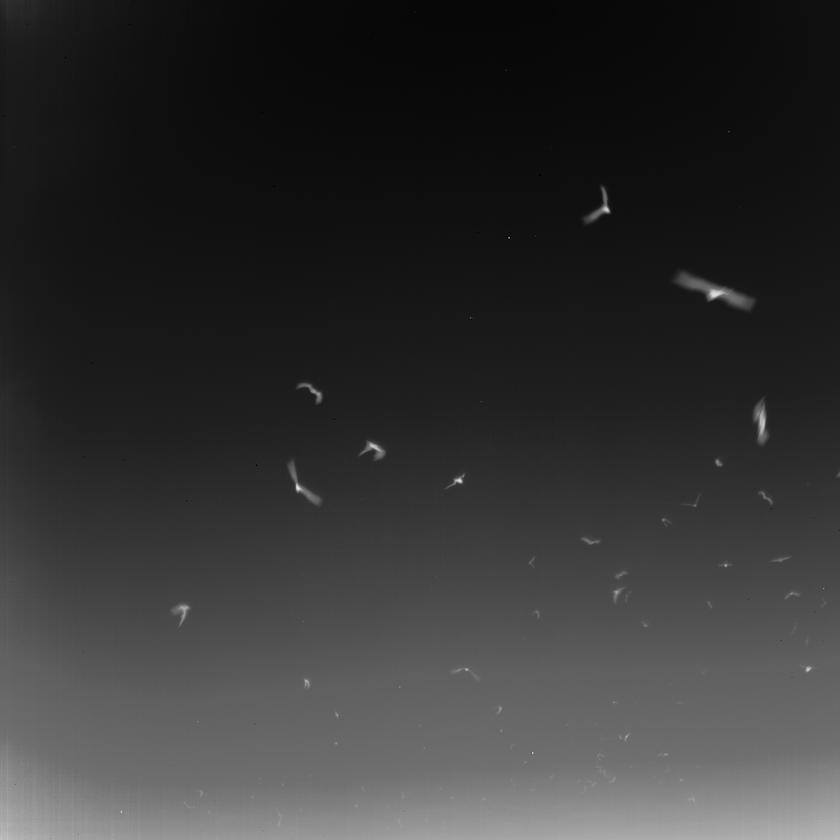
#> input picture Labs/Lab 4/bat.png, 840 x 840 px, shrunk from 1024 x 1024 before the run
$ jupyter execute lab5-solution.ipynb   (older library calls are emulated)
#> lines starting #> are read from the running program, lines starting #| are printed output that depends on the picture; after the words box and inside, x2 and y2 are one past the last pixel; in counts of white or black regions, pixels touching at a corner belong together
#> further down, src is the input picture: shape (840, 840, 3); min 0, max 227, mean 51.6
[cell 1]
import cv2
import numpy as np
thresh = 128
max_thresh = 255

[cell 2]
def threshold_callback1(x, img):
    #Convert into binary image using thresholding
    #Documentation for threshold: http://docs.opencv.org/modules/imgproc/doc/miscellaneous_transformations.html?highlight=threshold#threshold
    #Example of thresholding: http://docs.opencv.org/doc/tutorials/imgproc/threshold/threshold.html
    _, thres_output = cv2.threshold(img, x, max_thresh, 0)
    cv2.namedWindow("Threshold", cv2.WINDOW_AUTOSIZE);
    cv2.imshow("Threshold", thres_output);

    #Documentation for adaptive thresholding: http://docs.opencv.org/2.4/modules/imgproc/doc/miscellaneous_transformations.html?highlight=adaptivethreshold#cv2.adaptiveThreshold
    #adaptiveThreshold(cbd.src_gray, a_thres_output, 255, ADAPTIVE_THRESH_MEAN_C, THRESH_BINARY, 17, -5);
    a_thres_output = cv2.adaptiveThreshold(img,255,cv2.ADAPTIVE_THRESH_MEAN_C, cv2.THRESH_BINARY,17,-5)
    cv2.namedWindow("Adaptive threshold", cv2.WINDOW_AUTOSIZE);
    cv2.imshow("Adaptive threshold", a_thres_output);

    #Find contours: http://docs.opencv.org/modules/imgproc/doc/structural_analysis_and_shape_descriptors.html?highlight=findcontours#findcontours
    contours,heirarchy = cv2.findContours(a_thres_output, cv2.RETR_TREE, cv2.CHAIN_APPROX_SIMPLE);


    #find largest contour
    maxsize = 0;
    maxind = 0;
    for i in range(len(contours)):
    #Documentation on contourArea: http://docs.opencv.org/modules/imgproc/doc/structural_analysis_and_shape_descriptors.html#
        area = cv2.contourArea(contours[i]);
        if (area > maxsize):
            maxsize = area
            maxind = i

    print("The area of the largest contour detected is: ", maxsize)
    print("-----------------------------")

    #Draw contours
    #Documentation for drawing contours: http://docs.opencv.org/modules/imgproc/doc/structural_analysis_and_shape_descriptors.html?highlight=drawcontours#drawcontours
    #drawContours(contour_output, contours, maxind, Scalar(255, 0, 0), CV_FILLED, 8, hierarchy);
    contour_output = cv2.cvtColor(np.zeros(np.shape(thres_output), dtype='uint8'), cv2.COLOR_GRAY2BGR)
    cv2.drawContours(contour_output, contours, -1, (0, 0, 255), 2, 8)

    #Show in a window
    cv2.namedWindow("Contours", cv2.WINDOW_AUTOSIZE);
    cv2.imshow("Contours", contour_output);

[cell 3]
def threshold_callback2(x, img):
    #Parameters
#> called with x = 128
    ksize = 3;
    scale = 1;
    delta = 0;
    ddepth = cv2.CV_8U;


    # check out "cv2.Sobel" for finding the gradients of x and y:
    # https://docs.opencv.org/2.4/modules/imgproc/doc/filtering.html?highlight=sobel#sobel
    #Gradient X
    gx = cv2.Sobel(img, ddepth, 1, 0)
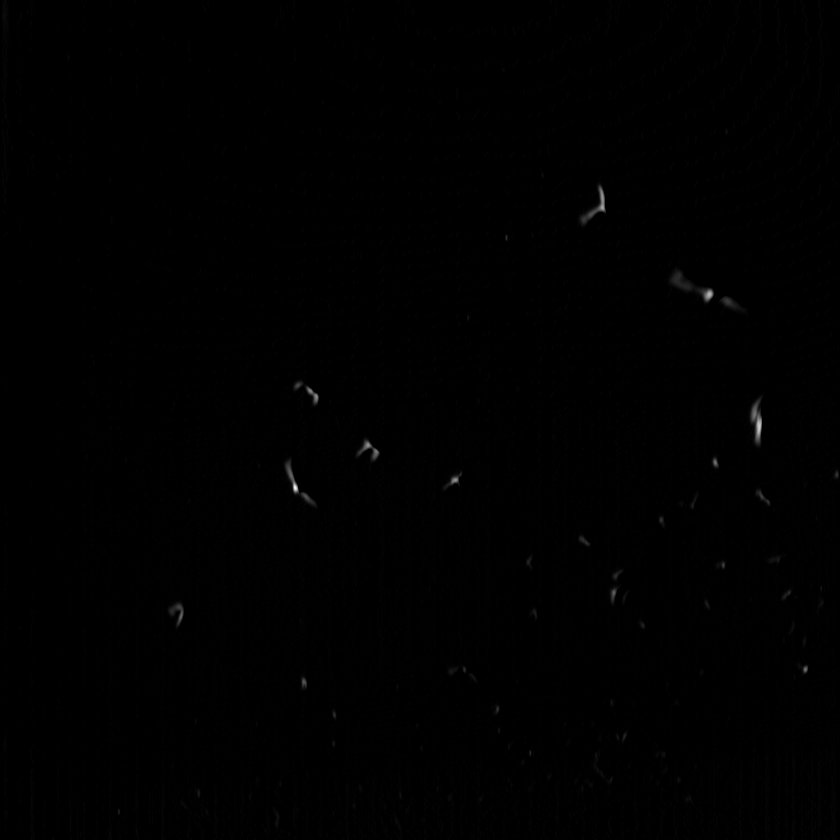
#> gx: shape (840, 840); min 0, max 246, mean 0.5
    abs_grad_x = np.absolute(gx)
    abs_grad_x = np.uint8(255.*abs_grad_x/np.max(abs_grad_x))

    #Gradient Y
    gy = cv2.Sobel(img, ddepth, 0, 1)
    abs_grad_y = np.absolute(gy)
    abs_grad_y = np.uint8(255.*abs_grad_y/np.max(abs_grad_y))

    #Total Gradient (Approximately)
    grad = cv2.addWeighted(abs_grad_x, 0.5, abs_grad_y, 0.5, 0)

    cv2.namedWindow("Edge", cv2.WINDOW_AUTOSIZE)
    cv2.imshow("Edge", grad);

    #Thresholding
    _, thres = cv2.threshold(grad, x, max_thresh, 0)
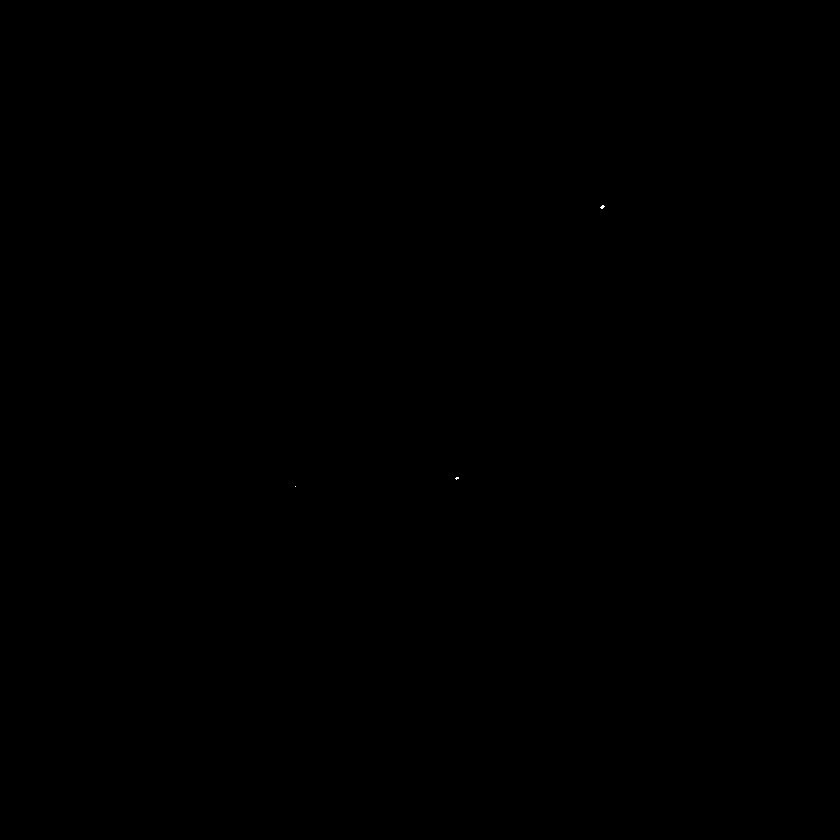
#> thres: shape (840, 840); 0% white in thin lines or dots, all inside (x1, y1, x2, y2) = (295, 205, 605, 487)
    cv2.namedWindow("Edge threshold", cv2.WINDOW_AUTOSIZE)
    cv2.imshow("Edge threshold", thres)


    #Find contours: http://docs.opencv.org/modules/imgproc/doc/structural_analysis_and_shape_descriptors.html?highlight=findcontours#findcontours
    contours,heirarchy = cv2.findContours(thres, cv2.RETR_TREE, cv2.CHAIN_APPROX_SIMPLE)
#> contours = 3 contours, all with area under 20


    print("The number of contours detected is: ",len(contours))
#| The number of contours detected is:  3


    #Find largest contour
    maxsize = 0;
    maxind = 0;
    for i in range(len(contours)):
        area = cv2.contourArea(contours[i])
        if (area > maxsize):
            maxsize = area;
            maxind = i;
#> this loop made 3 passes
#> (area, maxsize, maxind) on passes 2 to 3: (3.5, 3.5, 1), (7, 7, 2)
#> area on pass 1: 0
#> after the loop, maxind = 2; maxsize = 7

    print("The area of the largest contour detected is: ", cv2.contourArea(contours[maxind]))
#| The area of the largest contour detected is:  7.0
    print("-----------------------------")

    #Draw contours
    #Documentation for drawing contours: http://docs.opencv.org/modules/imgproc/doc/structural_analysis_and_shape_descriptors.html?highlight=drawcontours#drawcontours
    contour_output = cv2.cvtColor(np.zeros(np.shape(thres), dtype='uint8'), cv2.COLOR_GRAY2BGR)
#> contour_output: shape (840, 840, 3); every value is 0
    cv2.drawContours(contour_output, contours, -1, (0, 0, 255), 2, 8)
#> contour_output: shape (840, 840, 3); mean B, G, R 0, 0, 0
    #Show in a window
    cv2.namedWindow("Contours2", cv2.WINDOW_AUTOSIZE);
    cv2.imshow("Contours2", contour_output);

[cell 4]
#Load source image and convert it to gray
src = cv2.imread("bat.png", 1)

#Create Window and display source image
cv2.namedWindow("Source", cv2.WINDOW_AUTOSIZE)
cv2.imshow("Source", src);

#Convert image to gray
gray = cv2.cvtColor(src, cv2.COLOR_BGR2GRAY)
#Blur the image
blur = cv2.blur(gray, (5, 5))

#Create Trackbar
#Documentation for createTrackbar: http://docs.opencv.org/modules/highgui/doc/user_interface.html?highlight=createtrackbar#createtrackbar
#Example of adding a trackbar: http://docs.opencv.org/doc/tutorials/highgui/trackbar/trackbar.html

#Method 1: Adaptive thresholding
#cv2.createTrackbar("Threshold:", "Source", thresh, max_thresh, lambda x: threshold_callback1(x, blur))
#createTrackbar("Threshold1:", "Source", &cbd.thresh, cbd.max_thresh, threshold_callback1, &cbd);
#threshold_callback1(0, &cbd);

#Method 2: Edge thresholding
cv2.createTrackbar("Threshold:", "Source", thresh, max_thresh, lambda x: threshold_callback2(x, blur))
#createTrackbar("Threshold2:", "Source", &cbd.thresh, cbd.max_thresh, threshold_callback2, &cbd);
#threshold_callback2(0, &cbd);

#Wait until keypress
cv2.waitKey(0);
cv2.destroyAllWindows()
